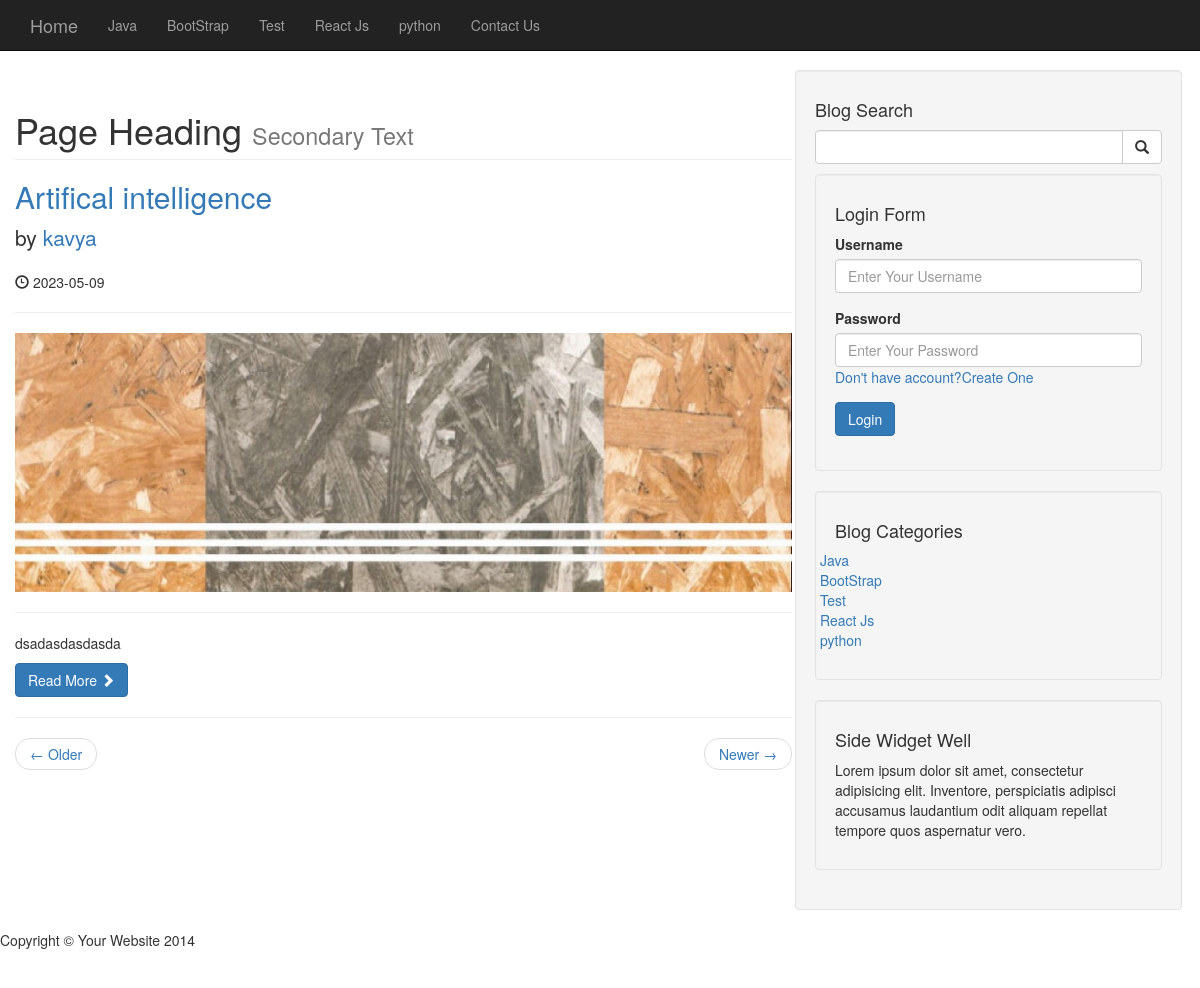
Screenshot of /category.php?category=4 with the database file from the repository.
### tables this page shows
CREATE TABLE `categories` (
  `cat_id` int(3) NOT NULL,
  `cat_title` varchar(255) NOT NULL
);

CREATE TABLE `posts` (
  `post_id` int(3) NOT NULL,
  `post_category_id` int(3) NOT NULL,
  `post_title` varchar(255) NOT NULL,
  `post_author` varchar(255) NOT NULL,
  `post_date` date NOT NULL,
  `post_image` text NOT NULL,
  `post_content` text NOT NULL,
  `post_tags` varchar(255) NOT NULL,
  `post_comment_count` varchar(255) NOT NULL DEFAULT '0',
  `post_view_count` int(11) NOT NULL,
  `post_status` varchar(255) NOT NULL DEFAULT 'draft'
);

### category.php (the view, shortened to what this page needs)
<?php
include 'includes/header.php';
?>
<?php
include 'includes/nav.php';
?>
<div class="container">
    <div class="row">
        <div class="col-md-8">
            <h1 class="page-header">
                Page Heading
                <small>Secondary Text</small>
            </h1>
            <?php
            if(isset($_GET['category'])){
                $post = $_GET['category'];
            }
            $query = "SELECT * FROM posts WHERE post_category_id = $post AND post_status = 'Publish'";
            $select_all_posts_query = mysqli_query($connection, $query);
            while ($row = mysqli_fetch_assoc($select_all_posts_query)) {
                $post_id =  $row['post_id'];
                $post_title =  $row['post_title'];
                $post_author =  $row['post_author'];
                $post_date =  $row['post_date'];
                $post_image =  $row['post_image'];
                $post_content =  substr($row['post_content'],0,100);
            ?>
                <h2>
                    <a href="post.php?p_id= <?php echo $post_id; ?>"><?php echo "{$post_title}" ?></a>
                </h2>
                <p class="lead">
                    by <a href="index.php"><?php echo "{$post_author}" ?></a>
                </p>
                <p><span class="glyphicon glyphicon-time"></span> <?php echo "{$post_date}" ?></p>
                <hr>
                <img class="img-responsive" src="images/<?php echo $post_image;?>" alt="">
                <hr>
                <p><?php echo "{$post_content}" ?></p>
                <a class="btn btn-primary" href="post.php?p_id= <?php echo $post_id; ?>">Read More <span class="glyphicon glyphicon-chevron-right"></span></a>
                <hr>
            <?php } ?>
            <ul class="pager">
                <li class="previous">
                    <a href="#">&larr; Older</a>
                </li>
                <li class="next">
                    <a href="#">Newer &rarr;</a>
                </li>
            </ul>
        </div>
        <?php
        include "includes/sidebar.php";
        ?>
    </div>
    <?php
    include 'includes/footer.php';
    ?>

### includes/nav.php (shortened to what this page needs)
<nav class="navbar navbar-inverse navbar-fixed-top" role="navigation">
        <div class="container">
            <div class="navbar-header">
                <a class="navbar-brand" href="./index.php">Home</a>
            </div>
            <div class="collapse navbar-collapse" id="bs-example-navbar-collapse-1">
                <ul class="nav navbar-nav">
                    <?php
                    $query = "SELECT * FROM categories";
                    $select_all_categories_query = mysqli_query($connection,$query);
                    while ($row = mysqli_fetch_assoc($select_all_categories_query)) {
                        $cat_id =  $row['cat_id'];
                        $cat_title =  $row['cat_title'];
                       echo "<li><a href='category.php?category=$cat_id'>{$cat_title}</a></li>";
                    }
                    ?>
                    <li>
                        <a href="contact.php">Contact Us</a>
                    </li>
                </ul>
            </div>
        </div>
    </nav>

### includes/sidebar.php
<div class="col-md-4">
    <div class="well">
        <h4>Blog Search</h4>
        <form action="search.php" method="post">
            <div class="input-group">
                <input name="search" type="text" class="form-control">
                <span class="input-group-btn">
                    <button name="submit" class="btn btn-default" type="submit">
                        <span class="glyphicon glyphicon-search"></span>
                    </button>
                </span>
            </div>
        </form>
        <div class="well" style ="margin-top:10px">
        <h4>Login Form</h4>
        <form action="includes/login.php" method="post">
            <div class="form-group">
                <label for="username">Username</label>
                <input name="username" type="text" class="form-control" placeholder="Enter Your Username">
            </div>
            <div class=" form-group">
                <label for="pswrd">Password</label>
                <input name="pswrd" type="password" class="form-control" placeholder="Enter Your Password">
                <span><a href="./registration.php">Don't have account?Create One</a></span><br>
                <span class="form-group-btn">
                    <button class="btn btn-primary" name = "login" value="Login" type="submit" style="margin-top: 15px;">Login</button>
                </span>
            </div>
        </form>
    </div>
    <div class="well">
        <h4>Blog Categories</h4>
        <div class="row">
            <div class="col-lg-6">
                <ul class="list-unstyled">
                <?php
                    $query = "SELECT * FROM categories";
                    $select_all_categories_query = mysqli_query($connection,$query);
                    while ($row = mysqli_fetch_assoc($select_all_categories_query)) {
                        $cat_id =  $row['cat_id'];
                        $cat_title =  $row['cat_title'];
                       echo "<li><a href='category.php?category=$cat_id'>{$cat_title}</a></li>";
                    }
                    ?>
            </div>
        </div>
    </div>
    <div class="well">
        <h4>Side Widget Well</h4>
        <p>Lorem ipsum dolor sit amet, consectetur adipisicing elit. Inventore, perspiciatis adipisci accusamus laudantium odit aliquam repellat tempore quos aspernatur vero.</p>
    </div>
</div>

### css/blog-home.css (style rules this page uses)
body { padding-top: 70px; }

### rows the page displays
categories: cat_title "Java"
categories: cat_title "BootStrap"
categories: cat_title "Test"
categories: cat_title "React Js"
categories: cat_title "python"
posts: post_title "Artifical intelligence", post_author "kavya", post_date "2023-05-09", post_image (picture), post_content "dsadasdasdasda"
